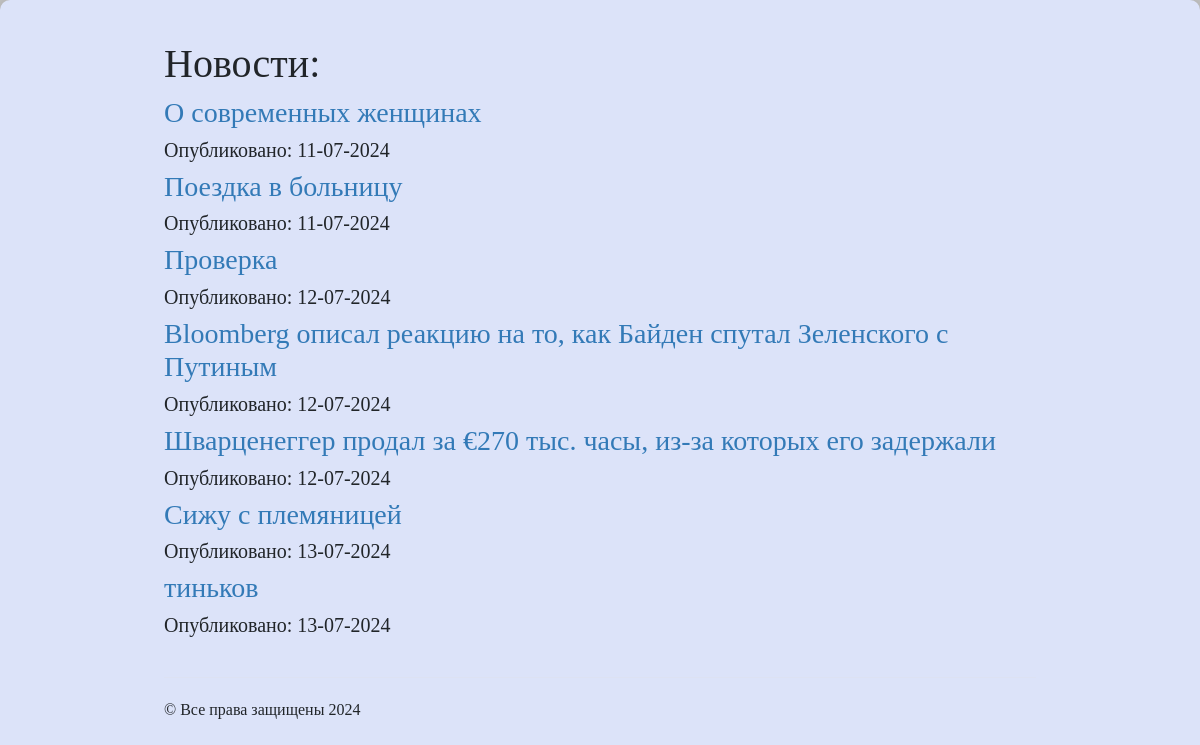
The app's page /about_new/, older data.
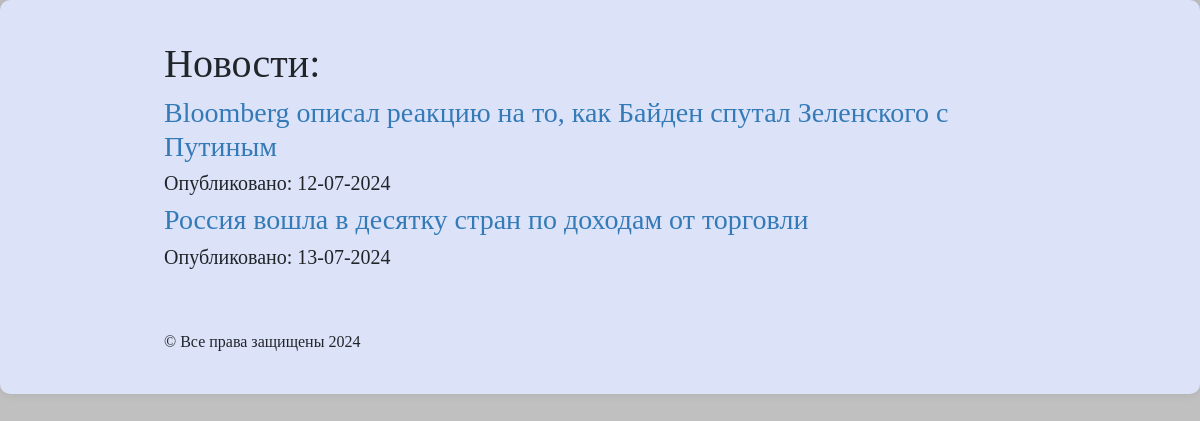
The same page, newer data.
### news_app/models.py (models this page shows, shortened)
class Articles(models.Model):
    title = models.CharField(max_length=120)
    post = models.TextField()
    date = models.DateTimeField()
    image = models.ImageField( blank=True, null=True)

### news_app/views.py (the view)
# urls.py: path('about_new/', views.about_new_page, name='news_list'),  # Добавьте этот маршрут
def about_new_page(request):
    all_workers = Articles.objects.all()
    if request.method == 'POST':
        form = ArticleForm(request.POST, request.FILES)  # Используйте ArticleForm для формы
        if form.is_valid():
            form.save()
            messages.success(request, "Статья успешно добавлена!")
            return redirect('news_list')
    else:
        form = ArticleForm()
    context = {
        'object_list': all_workers,
        'form': form
    }
    return render(request, 'about_new.html', context)

### templates/about_new.html (shortened to what this page needs)
<!DOCTYPE html>
<html lang="ru">
<head>
    {%load static%}
    <link rel="stylesheet" href="{%static 'css/bootstrap.min.css'%}" type="text/css">
</head>
<body style="background: silver">
<div class="jumbotron">
    <div class="container">
        <h1>Новости:</h1>
        {%for post in object_list%}
        <a href="/about_new/{{post.id}}"><h3>{{post.title}}</h3></a>
        <h5>Опубликовано: {{post.date|date:"d-m-Y"}}</h5>
        {%endfor%}
    </div>
    <div class="container">
        <hr>
        &copy; Все права защищены 2024
    </div>
</body>
</html>

Row changes from the older to the newer data that the page shows:
removed Articles: title "О современных женщинах", date "11-07-2024"
removed Articles: title "Поездка в больницу", date "11-07-2024"
removed Articles: title "Проверка", date "12-07-2024"
removed Articles: title "Шварценеггер продал за €270 тыс. часы, из-за которых его задержали", date "12-07-2024"
removed Articles: title "Сижу с племяницей", date "13-07-2024"
removed Articles: title "тиньков", date "13-07-2024"
added Articles: title "Россия вошла в десятку стран по доходам от торговли", date "13-07-2024"
